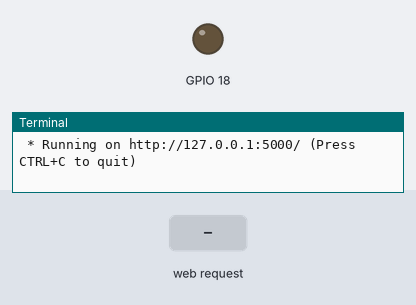
The program below on a simulated Raspberry Pi (BCM pin numbers). Shown: output pins drawn as LEDs (lit = HIGH), the last lines printed to the terminal. The inputs (shaded band) are chosen by the test bench. The clock reads 2024-03-15 10:24:30 at power-on unless the program sets it.

Above: at 1.2 s.
1.3 s: HTTP request for /on received
At 2.7 s:
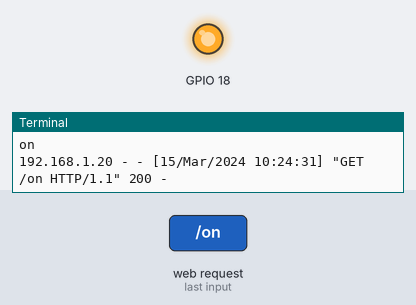
4.3 s: HTTP request for /off received
At 5.0 s:
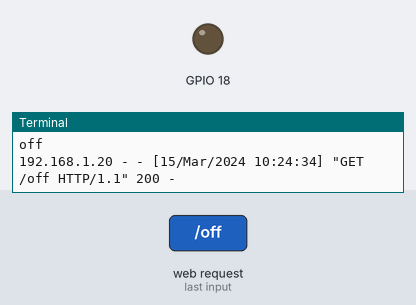
Timing chart, 0 to 7.3 s (numbered marks = the images above; inputs shaded):
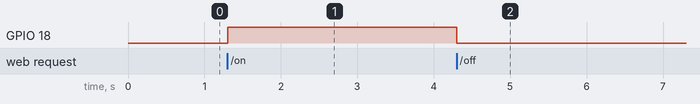

The program:

app.py
```python
from flask import Flask, render_template, request,session,url_for,redirect
import RPi.GPIO as GPIO

app = Flask(__name__)
GPIO.setmode(GPIO.BCM)
GPIO.setwarnings(False)
GPIO.setup(18,GPIO.OUT)

@app.route('/')
def hello():
    return render_template('index.html')

@app.route('/on')
def on():
    print("on")
    GPIO.output(18,GPIO.HIGH)
    return render_template('index.html',message='on')

@app.route('/off')
def off():
    print("off")
    GPIO.output(18,GPIO.LOW)
    return render_template('index.html',message='off')

if __name__ == '__main__':
    app.run()
```

Measured:
- after the input at 1.3 s, GPIO 18: LOW → HIGH at once
- after the input at 4.3 s, GPIO 18: HIGH → LOW at once
